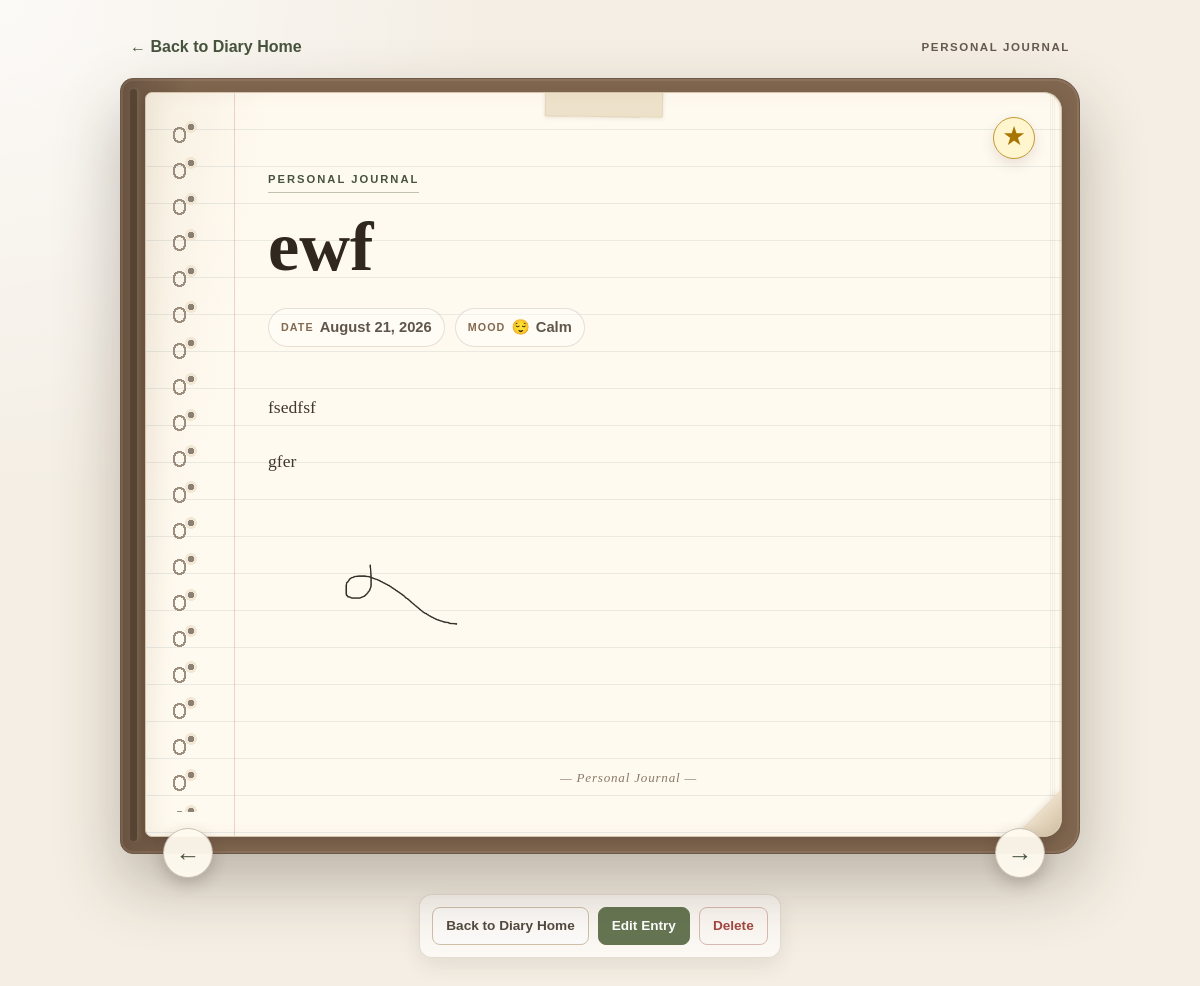
Screenshot of /modules/diary/view.php?id=13 (signed in) with the database file from the repository.
### tables this page shows
CREATE TABLE `diary_entries` (
  `diary_id` int(11) NOT NULL,
  `user_id` int(11) NOT NULL,
  `title` varchar(150) NOT NULL,
  `content` text NOT NULL,
  `mood` varchar(30) NOT NULL,
  `entry_date` date NOT NULL,
  `created_at` timestamp NOT NULL DEFAULT current_timestamp(),
  `updated_at` timestamp NOT NULL DEFAULT current_timestamp() ON UPDATE current_timestamp(),
  `is_favorite` tinyint(1) NOT NULL DEFAULT 0
);

### modules/diary/view.php (the view, shortened to what the rows shown need)
<?php
require_once __DIR__ . '/../../includes/session_check.php';
require_once __DIR__ . '/../../config/database.php';
require_once __DIR__ . '/diary_model.php';
require_once __DIR__ . '/diary_content.php';
$entry = null;
$database_error = false;
$requested_id = isset($_GET['id']) && is_string($_GET['id'])
    ? $_GET['id']
    : (isset($_GET['diary_id']) && is_string($_GET['diary_id']) ? $_GET['diary_id'] : '');
$diary_id = filter_var(
    $requested_id,
    FILTER_VALIDATE_INT,
    array('options' => array('min_range' => 1))
);
if ($diary_id !== false) {
    $entry = getDiaryEntryById($conn, $diary_id, $logged_in_user_id);
}
$previous_entry_id = null;
$next_entry_id = null;
if ($entry !== null) {
    $user_entries = getDiaryEntriesForUser($conn, $logged_in_user_id);
    if (is_array($user_entries)) {
        $current_position = null;
        foreach ($user_entries as $position => $user_entry) {
            if (isset($user_entry['diary_id']) && (int) $user_entry['diary_id'] === (int) $entry['diary_id']) {
                $current_position = $position;
                break;
            }
        }
        if ($current_position !== null) {
            $older_position = $current_position + 1;
            $newer_position = $current_position - 1;
            if (isset($user_entries[$older_position]['diary_id'])) {
                $previous_entry_id = $user_entries[$older_position]['diary_id'];
            }
            if ($newer_position >= 0 && isset($user_entries[$newer_position]['diary_id'])) {
                $next_entry_id = $user_entries[$newer_position]['diary_id'];
            }
        }
    }
}
$entry_is_favorite = $entry !== null && isset($entry['is_favorite']) && (int) $entry['is_favorite'] === 1;
$favorite_label = $entry_is_favorite ? 'Remove from favorites' : 'Add to favorites';
$diary_css_version = filemtime(__DIR__ . '/../../assets/css/diary.css');
function diaryViewEscape($value) {
    return htmlspecialchars((string) $value, ENT_QUOTES, 'UTF-8');
}
function diaryViewDisplayDate($entry_date) {
    $entry_date = (string) $entry_date;
    $date = DateTime::createFromFormat('!Y-m-d', $entry_date);
    return $date && $date->format('Y-m-d') === $entry_date
        ? $date->format('F j, Y')
        : $entry_date;
}
function diaryViewMoodEmoji($mood) {
    $icons = array(
        'Happy' => '😊',
        'Calm' => '😌',
        'Neutral' => '😐',
        'Sad' => '😢',
        'Stressed' => '😣'
    );
    return isset($icons[$mood]) ? $icons[$mood] : '📝';
}
?>
<!DOCTYPE html>
<html lang="en">
<head>
    <link rel="stylesheet" href="../../assets/css/diary.css?v=<?php echo rawurlencode((string) $diary_css_version); ?>">
</head>
<body class="diary-page diary-reader-page">
    <main class="diary-container diary-reader-container">
        <?php if ($database_error): ?>
            <header class="diary-page-header">
                <p class="diary-eyebrow">Diary Entry</p>
            </header>
            <div class="diary-alert diary-alert-error" role="alert">
                This journal entry could not be loaded right now. Please try again later.
            </div>
            <a class="diary-button diary-button-secondary" href="index.php">Back to Diary</a>
        <?php else: ?>
            <nav class="diary-reader-nav" aria-label="Diary navigation">
                <a href="index.php">← Back to Diary Home</a>
                <span>Personal Journal</span>
            </nav>
            <div class="diary-book-shell">
                <article class="diary-reading-page">
                    <span class="diary-paper-binding" aria-hidden="true"></span>
                    <span class="diary-page-corner" aria-hidden="true"></span>
                    <form class="diary-favorite-form diary-reader-favorite-form" action="favorite_handler.php" method="post">
                        <button
                            class="diary-favorite-button<?php echo $entry_is_favorite ? ' is-favorite' : ''; ?>"
                            type="submit"
                            aria-label="<?php echo diaryViewEscape($favorite_label); ?>"
                            aria-pressed="<?php echo $entry_is_favorite ? 'true' : 'false'; ?>"
                            title="<?php echo diaryViewEscape($favorite_label); ?>"
                        ><?php echo $entry_is_favorite ? '★' : '☆'; ?></button>
                    </form>
                    <header class="diary-reading-header">
                        <p class="diary-reading-label">Personal Journal</p>
                        <h1><?php echo diaryViewEscape($entry['title']); ?></h1>
                        <div class="diary-reading-meta">
                            <time class="diary-reading-meta-item" datetime="<?php echo diaryViewEscape($entry['entry_date']); ?>">
                                <span class="diary-meta-label">Date</span>
                                <?php echo diaryViewEscape(diaryViewDisplayDate($entry['entry_date'])); ?>
                            </time>
                            <span class="diary-reading-meta-item">
                                <span class="diary-meta-label">Mood</span>
                                <span aria-hidden="true"><?php echo diaryViewEscape(diaryViewMoodEmoji($entry['mood'])); ?></span>
                                <?php echo diaryViewEscape($entry['mood']); ?>
                            </span>
                        </div>
                    </header>
                    <div class="diary-reading-content">
                        <?php echo diaryContentRenderSafeHtml($entry['content']); ?>
                    </div>
                    <div class="diary-reading-page-mark">— Personal Journal —</div>
                </article>
                <nav class="diary-entry-sequence-navigation" aria-label="Previous and next journal entries">
                    <?php if ($previous_entry_id !== null): ?>
                        <a
                            class="diary-entry-sequence-link diary-entry-sequence-previous"
                            href="view.php?id=<?php echo rawurlencode((string) $previous_entry_id); ?>"
                            aria-label="Previous journal entry"
                        >←</a>
                    <?php endif; ?>
                    <?php if ($next_entry_id !== null): ?>
                        <a
                            class="diary-entry-sequence-link diary-entry-sequence-next"
                            href="view.php?id=<?php echo rawurlencode((string) $next_entry_id); ?>"
                            aria-label="Next journal entry"
                        >→</a>
                    <?php endif; ?>
                </nav>
            </div>
            <footer class="diary-reader-external-actions">
                <nav class="diary-reading-actions" aria-label="Journal entry actions">
                    <a class="diary-action-button diary-action-secondary" href="index.php">Back to Diary Home</a>
                    <a class="diary-action-button diary-action-primary" href="edit.php?id=<?php echo rawurlencode((string) $entry['diary_id']); ?>">Edit Entry</a>
                    <form action="delete_handler.php" method="post">
                        <button class="diary-action-button diary-action-delete" type="submit">Delete</button>
                    </form>
                </nav>
            </footer>
        <?php endif; ?>
    </main>
</body>
</html>

### rows the page displays
diary_entries: title "ewf", entry_date "August 21, 2026", mood "😌", mood "Calm", content "fsedfsf gfer", content (picture)
